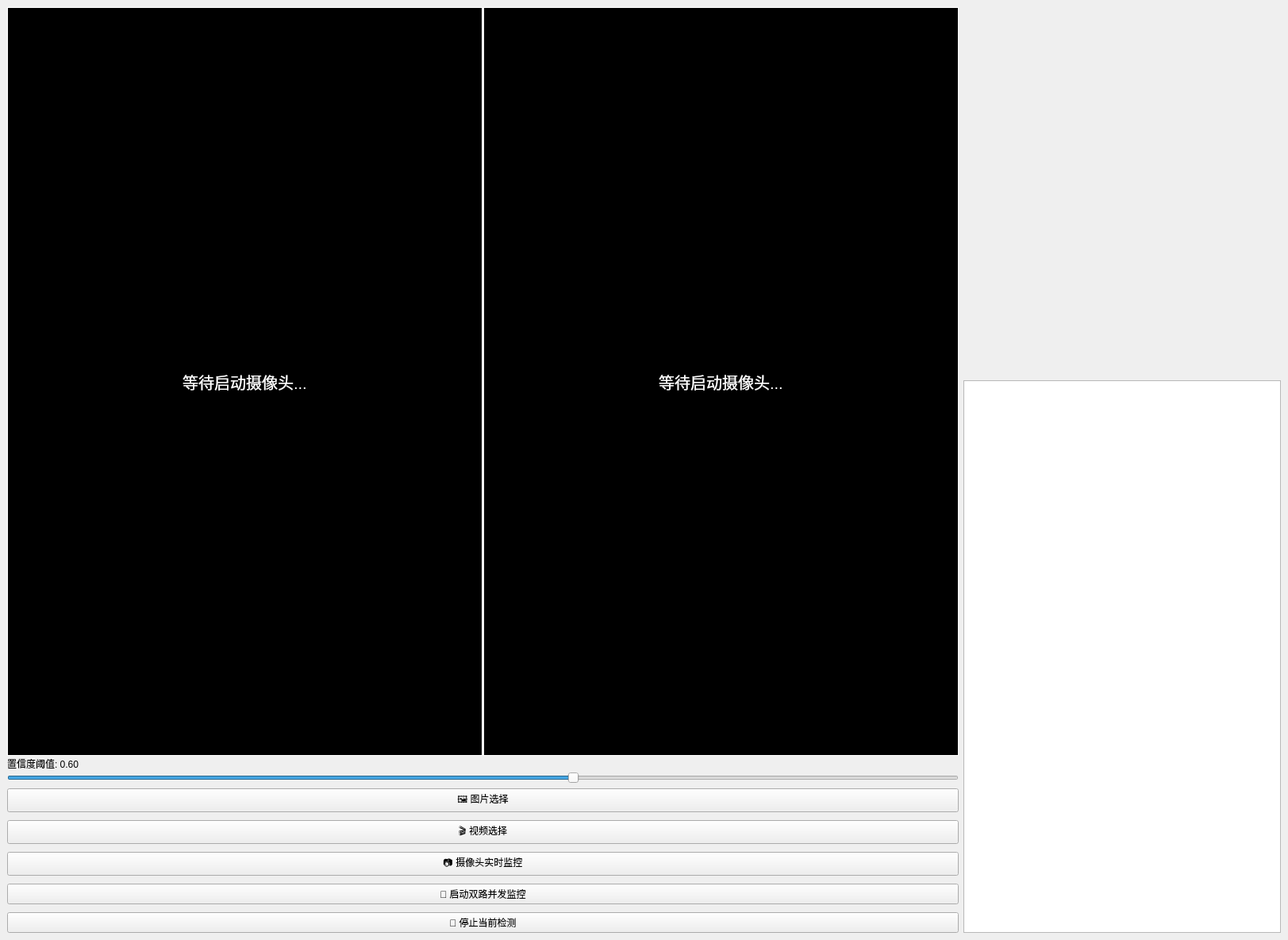
<?xml version="1.0" encoding="UTF-8"?>
<ui version="4.0">
 <class>MainWindow</class>
 <widget class="QMainWindow" name="MainWindow">
  <property name="geometry">
   <rect>
    <x>0</x>
    <y>0</y>
    <width>1623</width>
    <height>1184</height>
   </rect>
  </property>
  <property name="minimumSize">
   <size>
    <width>1623</width>
    <height>1184</height>
   </size>
  </property>
  <property name="windowTitle">
   <string>智慧工地安全帽检测系统 v1.0</string>
  </property>
  <property name="styleSheet">
   <string notr="true"/>
  </property>
  <widget class="QWidget" name="centralwidget">
   <layout class="QHBoxLayout" name="horizontalLayout_2" stretch="3,1">
    <item>
     <layout class="QVBoxLayout" name="verticalLayout_4" stretch="7,3">
      <item>
       <layout class="QVBoxLayout" name="verticalLayout_2" stretch="8,0,0">
        <property name="spacing">
         <number>1</number>
        </property>
        <item>
         <layout class="QHBoxLayout" name="horizontalLayout" stretch="1,1">
          <item>
           <widget class="QLabel" name="video_label_1">
            <property name="sizePolicy">
             <sizepolicy hsizetype="Ignored" vsizetype="Ignored">
              <horstretch>2</horstretch>
              <verstretch>0</verstretch>
             </sizepolicy>
            </property>
            <property name="styleSheet">
             <string notr="true">background-color: black; color: white; font-size: 20px;</string>
            </property>
            <property name="frameShape">
             <enum>QFrame::Box</enum>
            </property>
            <property name="text">
             <string>等待启动摄像头...</string>
            </property>
            <property name="alignment">
             <set>Qt::AlignCenter</set>
            </property>
           </widget>
          </item>
          <item>
           <widget class="QLabel" name="video_label_2">
            <property name="sizePolicy">
             <sizepolicy hsizetype="Ignored" vsizetype="Ignored">
              <horstretch>2</horstretch>
              <verstretch>0</verstretch>
             </sizepolicy>
            </property>
            <property name="styleSheet">
             <string notr="true">background-color: black; color: white; font-size: 20px;</string>
            </property>
            <property name="frameShape">
             <enum>QFrame::Box</enum>
            </property>
            <property name="text">
             <string>等待启动摄像头...</string>
            </property>
            <property name="alignment">
             <set>Qt::AlignCenter</set>
            </property>
           </widget>
          </item>
         </layout>
        </item>
        <item>
         <widget class="QLabel" name="label_conf">
          <property name="text">
           <string>置信度阈值: 0.60</string>
          </property>
         </widget>
        </item>
        <item>
         <widget class="QSlider" name="slider_conf">
          <property name="minimum">
           <number>1</number>
          </property>
          <property name="maximum">
           <number>100</number>
          </property>
          <property name="value">
           <number>60</number>
          </property>
          <property name="orientation">
           <enum>Qt::Horizontal</enum>
          </property>
         </widget>
        </item>
       </layout>
      </item>
      <item>
       <layout class="QVBoxLayout" name="verticalLayout">
        <property name="spacing">
         <number>10</number>
        </property>
        <item>
         <widget class="QPushButton" name="btn_image">
          <property name="text">
           <string>🖼️ 图片选择</string>
          </property>
         </widget>
        </item>
        <item>
         <widget class="QPushButton" name="btn_video">
          <property name="text">
           <string>🎬 视频选择</string>
          </property>
         </widget>
        </item>
        <item>
         <widget class="QPushButton" name="btn_start">
          <property name="text">
           <string>📷 摄像头实时监控</string>
          </property>
         </widget>
        </item>
        <item>
         <widget class="QPushButton" name="btn_dual">
          <property name="text">
           <string>🎦 启动双路并发监控</string>
          </property>
         </widget>
        </item>
        <item>
         <widget class="QPushButton" name="btn_stop">
          <property name="text">
           <string>🛑 停止当前检测</string>
          </property>
         </widget>
        </item>
       </layout>
      </item>
     </layout>
    </item>
    <item>
     <layout class="QVBoxLayout" name="verticalLayout_3" stretch="4,6">
      <item>
       <widget class="QWidget" name="chart_container" native="true"/>
      </item>
      <item>
       <widget class="QTableWidget" name="record_table">
        <property name="sizePolicy">
         <sizepolicy hsizetype="Expanding" vsizetype="Expanding">
          <horstretch>1</horstretch>
          <verstretch>0</verstretch>
         </sizepolicy>
        </property>
       </widget>
      </item>
     </layout>
    </item>
   </layout>
  </widget>
 </widget>
 <resources/>
 <connections/>
</ui>
